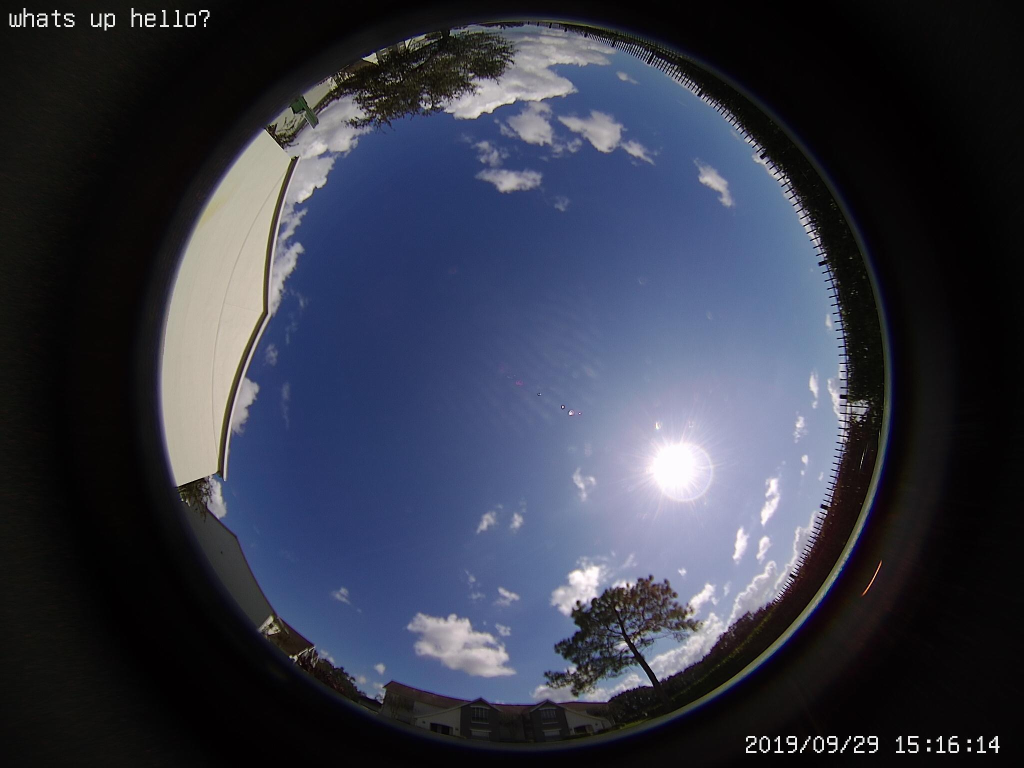
#> input picture test_images/event20190929151615001.jpg, 2048 x 1536 px (shown at 1/2 size)
$ python undistort.py ../test_images/event20190929151615001.jpg   (older library calls are emulated)
#> lines starting #> are read from the running program, lines starting #| are printed output that depends on the picture
import numpy as np
import sys
import cv2

# You should replace these 3 lines with the output in calibration step

### SCALED DOWN RESOLUTION ###
# DIM=(1280, 1200)
# K=np.array([[406.39342736565584, 0.0, 652.6119887090737], [0.0, 399.55972721953697, 602.5131856594861], [0.0, 0.0, 1.0]])
# D=np.array([[-0.03413702116213987], [0.010472077619485693], [-0.005912796816307453], [0.0005101722646145202]])

### FULL SCALE CHECKERBOARD ###
DIM=(2048, 1536)
K=np.array([[506.931058126675, 0.0, 1031.7299405018123], [0.0, 504.31186855001533, 754.621311351006], [0.0, 0.0, 1.0]])
D=np.array([[-0.028326866079378912], [9.965299485583218e-05], [0.006078527291122385], [-0.0031642322992292073]])


def undistort(img_path):
    img = cv2.imread(img_path)
#> img is the input picture: shape (1536, 2048, 3); mean B, G, R 71.1, 56.4, 52.5
    h,w = img.shape[:2]
#> h = 1536; w = 2048

    map1, map2 = cv2.fisheye.initUndistortRectifyMap(K, D, np.eye(3), K, DIM, cv2.CV_16SC2)
    undistorted_img = cv2.remap(img, map1, map2, interpolation=cv2.INTER_LINEAR, borderMode=cv2.BORDER_CONSTANT)
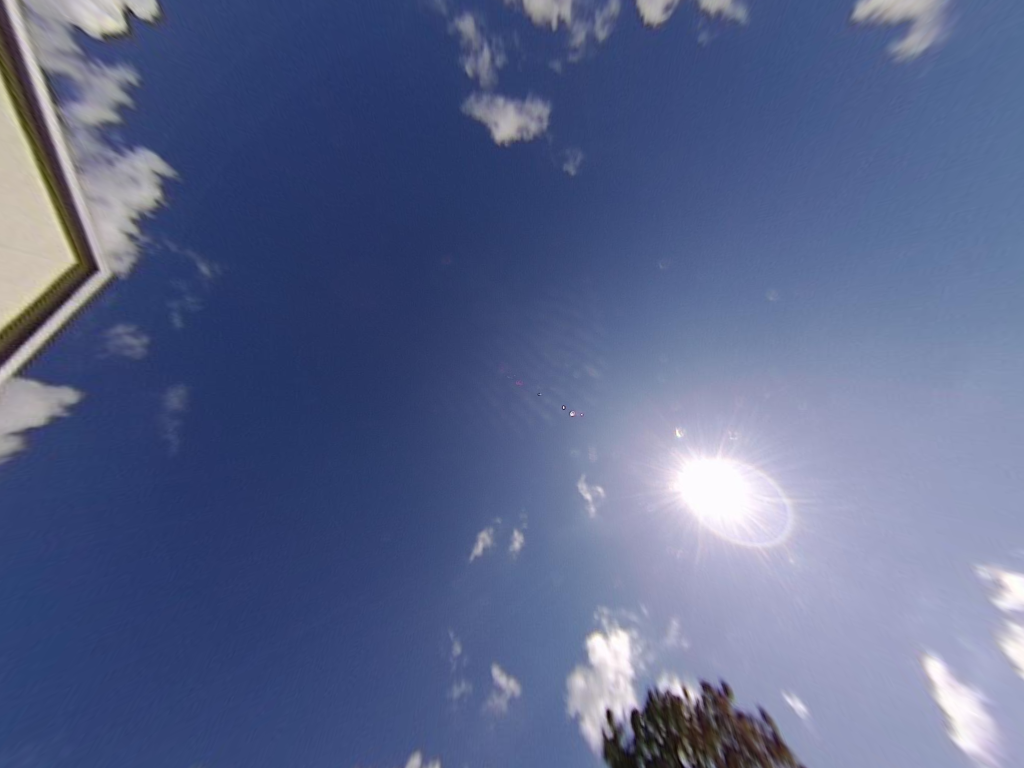
#> undistorted_img: shape (1536, 2048, 3) (shown at 1/2 size); mean B, G, R 139.6, 101.8, 90.2

    cv2.imshow("undistorted", undistorted_img)
    cv2.waitKey(0)
    cv2.destroyAllWindows()

if __name__ == '__main__':
    for p in sys.argv[1:]:
        undistort(p)
